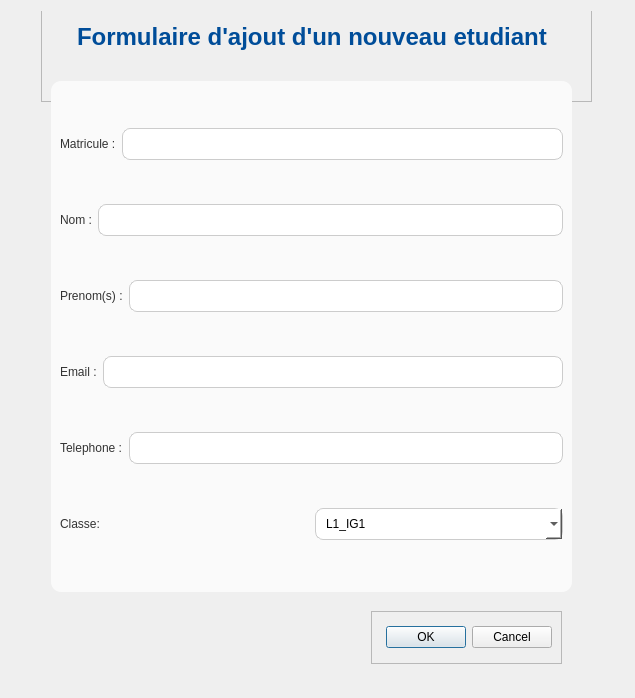
<?xml version="1.0" encoding="UTF-8"?>
<ui version="4.0">
 <class>form_etudiant</class>
 <widget class="QDialog" name="form_etudiant">
  <property name="geometry">
   <rect>
    <x>0</x>
    <y>0</y>
    <width>635</width>
    <height>698</height>
   </rect>
  </property>
  <property name="windowTitle">
   <string>Dialog</string>
  </property>
  <property name="styleSheet">
   <string notr="true"/>
  </property>
  <layout class="QVBoxLayout" name="verticalLayout_4">
   <item>
    <widget class="QWidget" name="widget" native="true">
     <property name="styleSheet">
      <string notr="true">QDWidget {
    /* Bleu très clair pour le fond de la fenêtre */
    background-color: #E6F7FF; 
    border-radius: 12px; 
}</string>
     </property>
     <widget class="QFrame" name="frame">
      <property name="geometry">
       <rect>
        <x>30</x>
        <y>-50</y>
        <width>551</width>
        <height>141</height>
       </rect>
      </property>
      <property name="styleSheet">
       <string notr="true">QLabel#label {
    /* Couleur du texte, cohérente avec votre interface */
    color: #004D99; 
    /* Taille de police beaucoup plus grande */
    font-size: 24px; 
    /* Police en gras */
    font-weight: bold;
    /* Marge interne pour l'espacement */
    padding: 20px 0 10px 20px;
}</string>
      </property>
      <property name="frameShape">
       <enum>QFrame::Shape::StyledPanel</enum>
      </property>
      <property name="frameShadow">
       <enum>QFrame::Shadow::Raised</enum>
      </property>
      <layout class="QVBoxLayout" name="verticalLayout_2">
       <item>
        <widget class="QLabel" name="label">
         <property name="styleSheet">
          <string notr="true"/>
         </property>
         <property name="text">
          <string>Formulaire d'ajout d'un nouveau etudiant</string>
         </property>
        </widget>
       </item>
      </layout>
     </widget>
     <widget class="QFrame" name="frame_2">
      <property name="geometry">
       <rect>
        <x>40</x>
        <y>70</y>
        <width>521</width>
        <height>511</height>
       </rect>
      </property>
      <property name="styleSheet">
       <string notr="true">QLabel{
color:#333333;
QLabel	font-size:14px;
font: 700 9pt &quot;Segoe UI&quot;;
}
QLineEdit, QComboBox {
    /* Hauteur standard pour le champ */
    min-height: 30px; 
    /* Arrière-plan */
    background-color: white; 
    /* Bordure fine */
    border: 1px solid #CCCCCC;
    /* Coins légèrement arrondis */
    border-radius: 8px; 
    /* Espace interne pour le texte */
    padding: 0 10px; 
}

/* Style au survol ou à la sélection pour un feedback visuel */
QLineEdit:focus, QComboBox:focus {
    border: 2px solid #007BFF; /* Bordure bleue plus épaisse */
}
QFrame {
    /* Blanc cassé pour le conteneur des champs */
    background-color: #FAFAFA; 
    border-radius: 10px; /* Optionnel : pour les bords internes */
    /* Ajouter un peu d'ombre pour le faire ressortir (un peu plus complexe, mais très bel effet) */
    /* box-shadow: 2px 2px 5px rgba(0, 0, 0, 0.1); */
}</string>
      </property>
      <property name="frameShape">
       <enum>QFrame::Shape::StyledPanel</enum>
      </property>
      <property name="frameShadow">
       <enum>QFrame::Shadow::Raised</enum>
      </property>
      <layout class="QVBoxLayout" name="verticalLayout">
       <item>
        <layout class="QHBoxLayout" name="horizontalLayout">
         <item>
          <widget class="QLabel" name="label_2">
           <property name="text">
            <string>Matricule :</string>
           </property>
          </widget>
         </item>
         <item>
          <widget class="QLineEdit" name="lineEdit"/>
         </item>
        </layout>
       </item>
       <item>
        <layout class="QHBoxLayout" name="horizontalLayout_2">
         <item>
          <widget class="QLabel" name="label_3">
           <property name="text">
            <string>Nom :</string>
           </property>
          </widget>
         </item>
         <item>
          <widget class="QLineEdit" name="lineEdit_2"/>
         </item>
        </layout>
       </item>
       <item>
        <layout class="QHBoxLayout" name="horizontalLayout_3">
         <item>
          <widget class="QLabel" name="label_4">
           <property name="text">
            <string>Prenom(s) :</string>
           </property>
          </widget>
         </item>
         <item>
          <widget class="QLineEdit" name="lineEdit_3"/>
         </item>
        </layout>
       </item>
       <item>
        <layout class="QHBoxLayout" name="horizontalLayout_4">
         <item>
          <widget class="QLabel" name="label_5">
           <property name="text">
            <string>Email :</string>
           </property>
          </widget>
         </item>
         <item>
          <widget class="QLineEdit" name="lineEdit_4"/>
         </item>
        </layout>
       </item>
       <item>
        <layout class="QHBoxLayout" name="horizontalLayout_5">
         <item>
          <widget class="QLabel" name="label_6">
           <property name="text">
            <string>Telephone :</string>
           </property>
          </widget>
         </item>
         <item>
          <widget class="QLineEdit" name="lineEdit_5"/>
         </item>
        </layout>
       </item>
       <item>
        <layout class="QHBoxLayout" name="horizontalLayout_6">
         <item>
          <widget class="QLabel" name="label_7">
           <property name="text">
            <string>Classe:</string>
           </property>
          </widget>
         </item>
         <item>
          <widget class="QComboBox" name="comboBox_classe">
           <item>
            <property name="text">
             <string>L1_IG1</string>
            </property>
           </item>
           <item>
            <property name="text">
             <string>L1_IG2</string>
            </property>
           </item>
           <item>
            <property name="text">
             <string>L1_PRO1</string>
            </property>
           </item>
           <item>
            <property name="text">
             <string>L1_PRO2</string>
            </property>
           </item>
           <item>
            <property name="text">
             <string>L1_MDI1</string>
            </property>
           </item>
           <item>
            <property name="text">
             <string>L1_MDI2</string>
            </property>
           </item>
           <item>
            <property name="text">
             <string>M1_IG1</string>
            </property>
           </item>
           <item>
            <property name="text">
             <string>M1_IG2</string>
            </property>
           </item>
           <item>
            <property name="text">
             <string>M1_GB1</string>
            </property>
           </item>
           <item>
            <property name="text">
             <string>M1_GB2</string>
            </property>
           </item>
           <item>
            <property name="text">
             <string>M_1ASR</string>
            </property>
           </item>
           <item>
            <property name="text">
             <string>M1_GID</string>
            </property>
           </item>
           <item>
            <property name="text">
             <string>M1_OCC</string>
            </property>
           </item>
          </widget>
         </item>
        </layout>
       </item>
      </layout>
     </widget>
     <widget class="QFrame" name="frame_3">
      <property name="geometry">
       <rect>
        <x>360</x>
        <y>600</y>
        <width>191</width>
        <height>53</height>
       </rect>
      </property>
      <property name="styleSheet">
       <string notr="true">QDialogButtonBox{
background-color: #28a745; 
color: white;
 border-radius: 8px;
 font-weight: bold;
 padding: 5px 15px;
}</string>
      </property>
      <property name="frameShape">
       <enum>QFrame::Shape::StyledPanel</enum>
      </property>
      <property name="frameShadow">
       <enum>QFrame::Shadow::Raised</enum>
      </property>
      <layout class="QVBoxLayout" name="verticalLayout_3">
       <item>
        <widget class="QDialogButtonBox" name="buttonBox">
         <property name="orientation">
          <enum>Qt::Orientation::Horizontal</enum>
         </property>
         <property name="standardButtons">
          <set>QDialogButtonBox::StandardButton::Cancel|QDialogButtonBox::StandardButton::Ok</set>
         </property>
        </widget>
       </item>
      </layout>
     </widget>
    </widget>
   </item>
  </layout>
 </widget>
 <resources/>
 <connections>
  <connection>
   <sender>buttonBox</sender>
   <signal>accepted()</signal>
   <receiver>form_etudiant</receiver>
   <slot>accept()</slot>
   <hints>
    <hint type="sourcelabel">
     <x>248</x>
     <y>254</y>
    </hint>
    <hint type="destinationlabel">
     <x>157</x>
     <y>274</y>
    </hint>
   </hints>
  </connection>
  <connection>
   <sender>buttonBox</sender>
   <signal>rejected()</signal>
   <receiver>form_etudiant</receiver>
   <slot>reject()</slot>
   <hints>
    <hint type="sourcelabel">
     <x>316</x>
     <y>260</y>
    </hint>
    <hint type="destinationlabel">
     <x>286</x>
     <y>274</y>
    </hint>
   </hints>
  </connection>
 </connections>
</ui>
